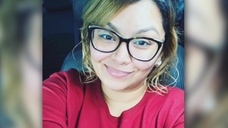
#> input picture Data/Colored_2/1030.jpg, 228 x 128 px, shrunk from 1280 x 720 before the run; its folder holds 4 pictures in this run
$ python color_to_grayscale.py
#> lines starting #> are read from the running program, lines starting #| are printed output that depends on the picture
import cv2
import os
import glob

# === Configuration ===
source_folder = r'./Data/Colored_2/'
destination_folder = r'./Data/Grayscale_2/'

# === Setup ===
success = 0
failure = 0

# Create destination folder if it doesn't exist
os.makedirs(destination_folder, exist_ok=True)

# Collect all supported image extensions
image_extensions = ('*.jpg', '*.jpeg', '*.png', '*.bmp', '*.tiff', '*.webp')

image_paths = []
for ext in image_extensions:
    image_paths.extend(glob.glob(os.path.join(source_folder, ext)))
#> pass 2 of the loop `for ext in image_extensions:`:
#> pass 3 of the loop `for ext in image_extensions:`:
#> the loop made 6 passes; the first 3 are shown

# Normalize paths and remove duplicates (case-insensitive on Windows)
image_paths = list({os.path.normcase(os.path.normpath(p)) for p in image_paths})

print(f"Found {len(image_paths)} candidate images.\n")

# === Process each image ===
for img_path in sorted(image_paths):
    # Skip non-files (in case folders slip in)
    if not os.path.isfile(img_path):
        print(f"Skipping non-file: {img_path}")
        continue

    # Extract just the filename
    filename = os.path.basename(img_path)

    # Try loading the image
    color_img = cv2.imread(img_path)
#> color_img is the input picture: shape (128, 228, 3); mean B, G, R 122.1, 115.3, 138.3

    # Check if load failed (corrupted, mislabeled, etc.)
    if color_img is None:
        print(f"❌ Failed to load image: {filename}")
        failure += 1
        continue

    try:
        # Convert to grayscale
        gray_img = cv2.cvtColor(color_img, cv2.COLOR_BGR2GRAY)
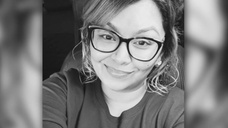
#> gray_img: shape (128, 228); min 11, max 242, mean 123

        # Save to destination folder
        output_path = os.path.join(destination_folder, filename)
        cv2.imwrite(output_path, gray_img)

        print(f"✅ Converted and saved: {output_path}")
        success += 1

    except Exception as e:
        print(f"⚠️ Error processing {filename}: {e}")
        failure += 1
#> pass 2 of the loop `for img_path in sorted(image_paths):`:
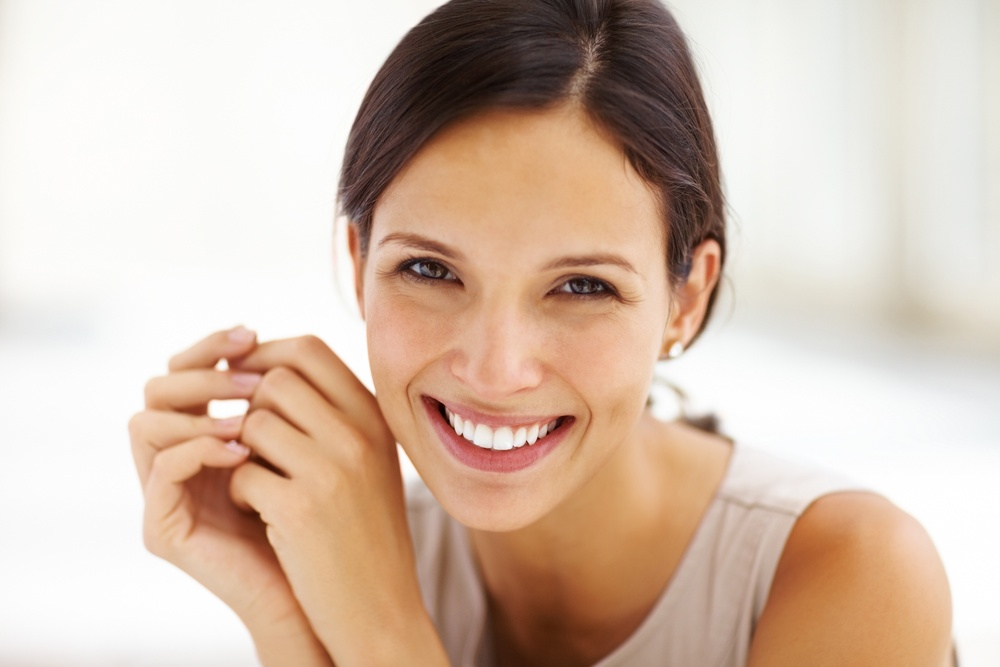
#> input picture Data/Colored_2/1043.jpg, 1000 x 667 px, shrunk from 5616 x 3744 before the run
#> color_img is the input picture: shape (667, 1000, 3); mean B, G, R 174.3, 190.4, 212.7
#> `gray_img = cv2.cvtColor(color_img, cv2.COLOR_BGR2GRAY)`:
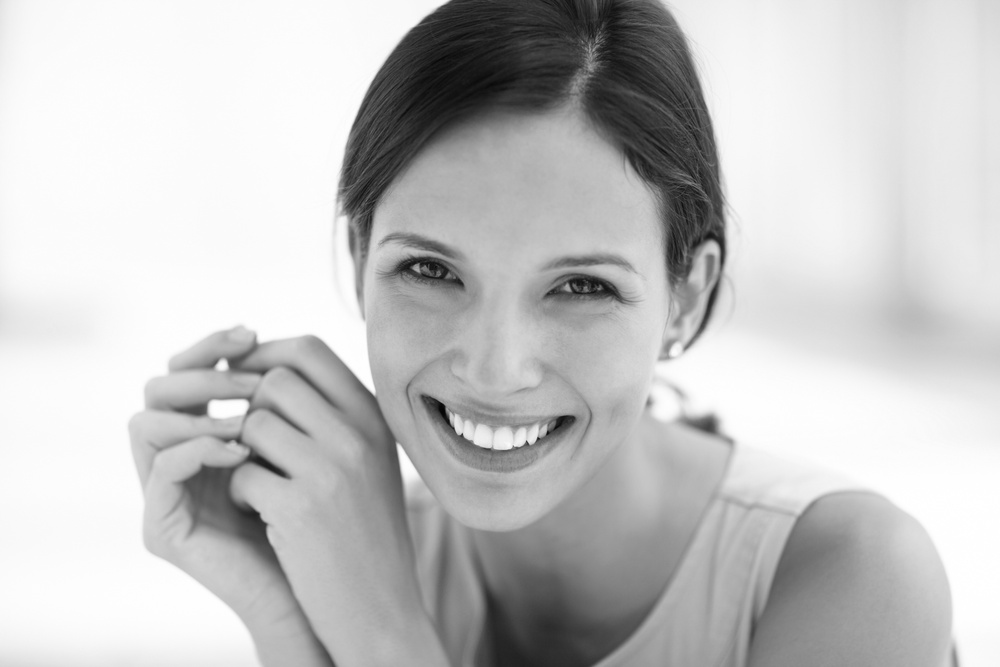
#> gray_img: shape (667, 1000); min 4, max 255, mean 195.3
#> pass 3 of the loop `for img_path in sorted(image_paths):`:
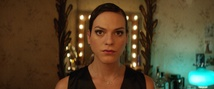
#> input picture Data/Colored_2/1045.jpg, 214 x 89 px, shrunk from 1200 x 500 before the run
#> color_img is the input picture: shape (89, 214, 3); mean B, G, R 44.2, 69.8, 85
#> `gray_img = cv2.cvtColor(color_img, cv2.COLOR_BGR2GRAY)`:
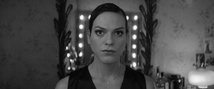
#> gray_img: shape (89, 214); min 2, max 252, mean 71.5
#> the loop made 4 passes; the first 3 are shown

print("\n=== SUMMARY ===")
print(f"Total processed: {len(image_paths)}")
print(f"Successfully converted: {success}")
print(f"Failed or unreadable: {failure}")
